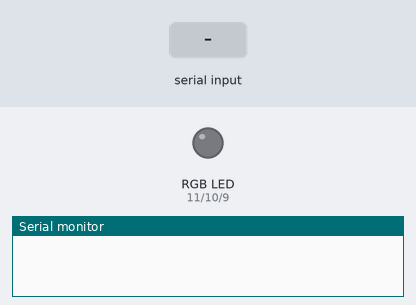
Recording of a sketch running on a simulated Arduino Uno, built with avr-gcc and run on an emulated ATmega328P. Parts: an RGB LED mixed from three pins (HIGH = lit), the last lines printed to the serial monitor. The test bench sets the inputs (shaded band). Dim RGB values are drawn brighter than linear.

Above: at 1.2 s.
1.3 s: "90,45,200\n" received over Serial
At 2.0 s:
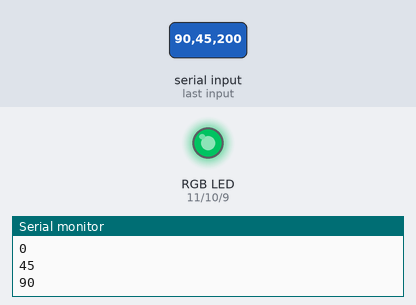
2.8 s: "30,150,10\n" received over Serial
At 5.5 s:
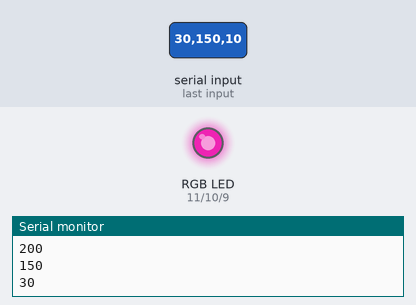
5.8 s: "90,45\n" received over Serial
At 7.8 s:
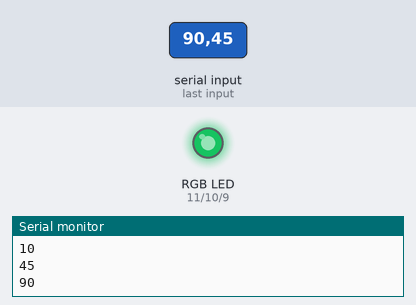
8.8 s: "1,90\n" received over Serial
At 11.7 s:
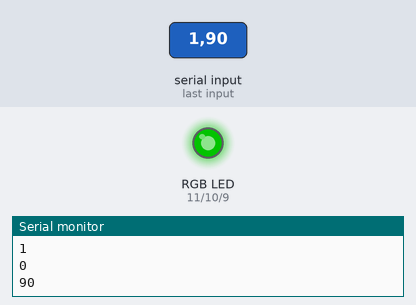
11.8 s: "90,45,200\n" received over Serial
At 14.7 s:
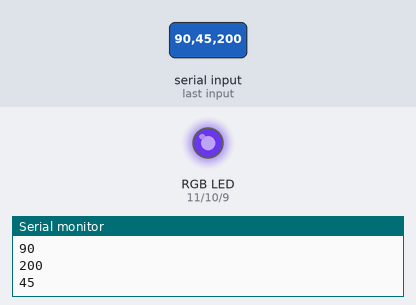
14.8 s: "30,150,10\n" received over Serial
At 17.9 s:
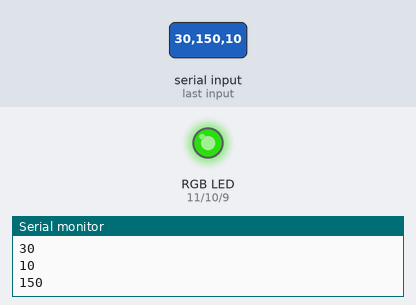
Timing chart, 0 to 18.8 s (numbered marks = the images above; inputs shaded):
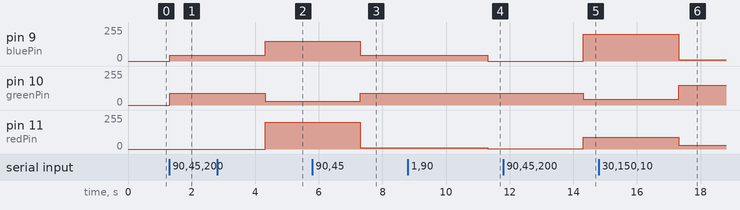

Measured:
- after the input at 1.3 s, pin 9 (bluePin): 0/255 → 45/255 at once; pin 10 (greenPin): 0/255 → 90/255 at once
- after the input at 2.8 s, pin 9 (bluePin): 45/255 → 150/255 after 1.5 s; pin 10 (greenPin): 90/255 → 30/255 after 1.5 s; pin 11 (redPin): 0/255 → 200/255 after 1.5 s
- after the input at 5.8 s, pin 9 (bluePin): 150/255 → 45/255 after 1.5 s; pin 10 (greenPin): 30/255 → 90/255 after 1.5 s; pin 11 (redPin): 200/255 → 10/255 after 1.5 s
- after the input at 8.8 s, pin 9 (bluePin): 45/255 → 0/255 after 2.5 s; pin 11 (redPin): 10/255 → 1/255 after 2.5 s
- after the input at 11.8 s, pin 9 (bluePin): 0/255 → 200/255 after 2.5 s; pin 10 (greenPin): 90/255 → 45/255 after 2.5 s; pin 11 (redPin): 1/255 → 90/255 after 2.5 s
- after the input at 14.8 s, pin 9 (bluePin): 200/255 → 10/255 after 2.5 s; pin 10 (greenPin): 45/255 → 150/255 after 2.5 s; pin 11 (redPin): 90/255 → 30/255 after 2.5 s

The sketch:

rgb_led.ino
```cpp
int redPin = 11;
int greenPin = 10;
int bluePin = 9;

void setup() {
  Serial.begin(9600);
	pinMode(redPin, OUTPUT);
	pinMode(greenPin, OUTPUT);
	pinMode(bluePin, OUTPUT);
}

void userCustomColor() {
  int red = Serial.parseInt();
  int blue = Serial.parseInt();
  int green = Serial.parseInt();

  // Werte zwischen 0-255
  red = constrain(red, 0, 255);
  green = constrain(green, 0, 255);
  blue = constrain(blue, 0, 255);

  Serial.println(red);
  Serial.println(green);
  Serial.println(blue);

  if (red != 0 || green != 0 || blue != 0) {
    sendColor(red, blue, green);
  }
}

void sendColor(int red, int blue, int green) {
	analogWrite(redPin, red);
	analogWrite(bluePin, green);
	analogWrite(greenPin, blue);
}

void loop() {
  userCustomColor();
  delay(3000);
}
```
